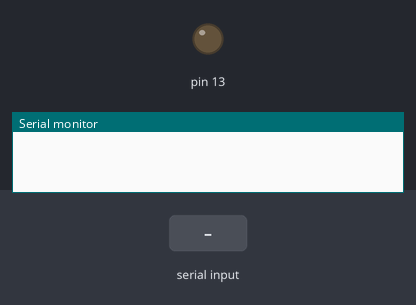
Simulated run of this sketch. Board: Arduino Uno, built with avr-gcc and run on an emulated ATmega328P. On the bench: output pins drawn as LEDs (lit = HIGH), the last lines printed to the serial monitor. The test bench sets the inputs (shaded band).

Above: at 1.2 s.
1.3 s: "hola\n" received over the second serial link
At 2.0 s:
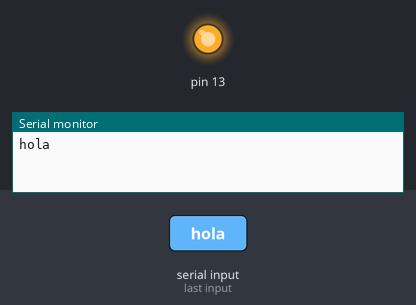
2.8 s: "adios\n" received over the second serial link
At 3.2 s:
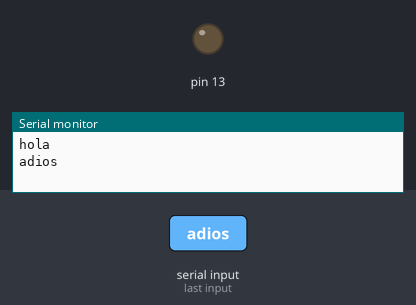
Timing chart, 0 to 5.8 s (numbered marks = the images above; inputs shaded):
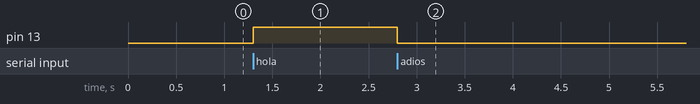

Measured:
- after the input at 1.3 s, pin 13: LOW → HIGH at once
- after the input at 2.8 s, pin 13: HIGH → LOW at once

The sketch:

sketch_jul30a.ino
```cpp
#include <SoftwareSerial.h>
SoftwareSerial HC12(A2, A3); // HC-12 TX Pin, HC-12 RX Pin

String data = "";
int caca = 27;
char c = 0;
boolean newline = false;

void setup() {
  Serial.begin(9600);             // Serial port to computer
  HC12.begin(9600);               // Serial port to HC12
  pinMode(13,OUTPUT);
}
void loop() {
  while (HC12.available()>0) {        // If HC-12 has data
    c = HC12.read();

    if(c == '\r'){
      continue;
    }
    else if(c == '\n'){
      newline = true;
      break;
    }
    else{
      data = data + c;
    }

  }

    if(newline == true){
      if(data.equals("hola")){
        Serial.println(data);
        digitalWrite(13,HIGH);
      }else if(data.equals("adios")){
        Serial.println(data);
        digitalWrite(13,LOW);
      }
      else{
      }
      data = "";
      newline = false;
    }


}
```
